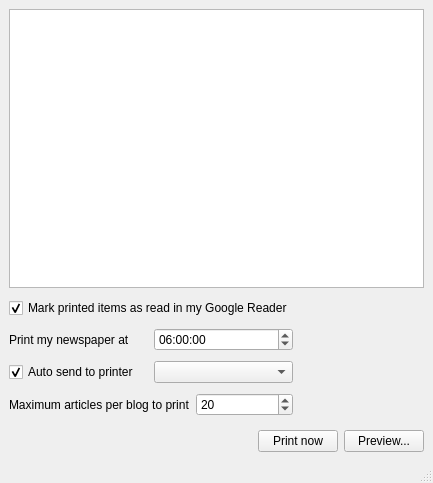
<ui version="4.0" >
 <class>MainWindow</class>
 <widget class="QMainWindow" name="MainWindow" >
  <property name="windowModality" >
   <enum>Qt::NonModal</enum>
  </property>
  <property name="geometry" >
   <rect>
    <x>0</x>
    <y>0</y>
    <width>433</width>
    <height>483</height>
   </rect>
  </property>
  <property name="sizePolicy" >
   <sizepolicy vsizetype="Preferred" hsizetype="Preferred" >
    <horstretch>0</horstretch>
    <verstretch>0</verstretch>
   </sizepolicy>
  </property>
  <property name="minimumSize" >
   <size>
    <width>399</width>
    <height>324</height>
   </size>
  </property>
  <property name="windowTitle" >
   <string>Google Reader Newspaper</string>
  </property>
  <widget class="QWidget" name="centralwidget" >
   <layout class="QGridLayout" name="gridLayout_2" >
    <item row="0" column="0" >
     <layout class="QGridLayout" name="gridLayout" >
      <item row="0" column="0" >
       <widget class="QListView" name="labelList" />
      </item>
      <item row="1" column="0" >
       <layout class="QHBoxLayout" name="horizontalLayout_4" >
        <item>
         <layout class="QVBoxLayout" name="verticalLayout" >
          <item>
           <widget class="QCheckBox" name="markReadItems" >
            <property name="text" >
             <string>Mark printed items as read in my Google Reader</string>
            </property>
            <property name="checked" >
             <bool>true</bool>
            </property>
           </widget>
          </item>
          <item>
           <layout class="QHBoxLayout" name="horizontalLayout" >
            <item>
             <widget class="QLabel" name="deliveryTimeLabel" >
              <property name="text" >
               <string>Print my newspaper at</string>
              </property>
             </widget>
            </item>
            <item>
             <widget class="QTimeEdit" name="deliveryTime" >
              <property name="time" >
               <time>
                <hour>6</hour>
                <minute>0</minute>
                <second>0</second>
               </time>
              </property>
             </widget>
            </item>
           </layout>
          </item>
          <item>
           <layout class="QHBoxLayout" name="horizontalLayout_2" >
            <item>
             <widget class="QCheckBox" name="sendToPrinter" >
              <property name="text" >
               <string>Auto send to printer</string>
              </property>
              <property name="checked" >
               <bool>true</bool>
              </property>
             </widget>
            </item>
            <item>
             <widget class="QComboBox" name="printerList" />
            </item>
           </layout>
          </item>
          <item>
           <layout class="QHBoxLayout" name="horizontalLayout_3" >
            <item>
             <widget class="QLabel" name="label" >
              <property name="text" >
               <string>Maximum articles per blog to print</string>
              </property>
             </widget>
            </item>
            <item>
             <widget class="QSpinBox" name="maxArticles" >
              <property name="minimum" >
               <number>1</number>
              </property>
              <property name="maximum" >
               <number>999</number>
              </property>
              <property name="value" >
               <number>20</number>
              </property>
             </widget>
            </item>
           </layout>
          </item>
         </layout>
        </item>
        <item>
         <spacer name="horizontalSpacer" >
          <property name="orientation" >
           <enum>Qt::Horizontal</enum>
          </property>
          <property name="sizeHint" stdset="0" >
           <size>
            <width>63</width>
            <height>130</height>
           </size>
          </property>
         </spacer>
        </item>
       </layout>
      </item>
      <item row="2" column="0" >
       <layout class="QHBoxLayout" name="horizontalLayout_5" >
        <item>
         <spacer name="horizontalSpacer_2" >
          <property name="orientation" >
           <enum>Qt::Horizontal</enum>
          </property>
          <property name="sizeHint" stdset="0" >
           <size>
            <width>428</width>
            <height>20</height>
           </size>
          </property>
         </spacer>
        </item>
        <item>
         <widget class="QPushButton" name="printButton" >
          <property name="text" >
           <string>Print now</string>
          </property>
         </widget>
        </item>
        <item>
         <widget class="QPushButton" name="previewButton" >
          <property name="text" >
           <string>Preview...</string>
          </property>
         </widget>
        </item>
       </layout>
      </item>
     </layout>
    </item>
   </layout>
  </widget>
  <widget class="QMenuBar" name="menubar" >
   <property name="geometry" >
    <rect>
     <x>0</x>
     <y>0</y>
     <width>433</width>
     <height>22</height>
    </rect>
   </property>
  </widget>
  <widget class="QStatusBar" name="statusbar" />
 </widget>
 <resources/>
 <connections/>
</ui>
